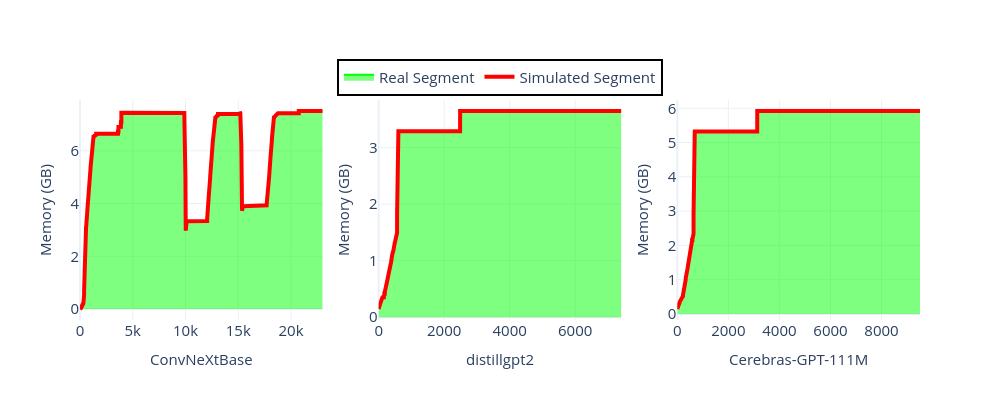

The notebook cell saved with this chart:
### Markdown cell above
# CUDACachingAllocator Simulator Assessment Result

### Code cell
fig = e_plot.plot_assessment_result_between_snapshot_and_simulation(
    title="Design-Comparison of Memory Allocation between Snapshot and Simulation",
    data_dir=simulator_assessment_dir,
    image_size=(1500, 500),
    font_size=35,
    legend_font_size=30,
    tickfont_size=25,
    view_mode=view_mode
)
fig.show()

### Figure 1 — Plotly figure (JSON) as saved in the notebook; plotly's stock layout.template omitted (floating-point values rounded to 4 significant figures; data arrays with more than 128 entries replaced by an {"elided": "..."} marker saying what was removed)
{"data": [{"fill": "tozeroy", "line": {"color": "Lime"}, "mode": "lines", "name": "Real Segment", "showlegend": true, "type": "scatter", "xaxis": "x", "y": {"elided": "23000 float values"}, "yaxis": "y"}, {"line": {"color": "Red", "width": 4}, "mode": "lines", "name": "Simulated Segment", "showlegend": true, "type": "scatter", "xaxis": "x", "y": {"elided": "23000 float values"}, "yaxis": "y"}, {"fill": "tozeroy", "line": {"color": "Lime"}, "mode": "lines", "name": "Real Segment", "showlegend": false, "type": "scatter", "xaxis": "x2", "y": {"elided": "7410 float values"}, "yaxis": "y2"}, {"line": {"color": "Red", "width": 4}, "mode": "lines", "name": "Simulated Segment", "showlegend": false, "type": "scatter", "xaxis": "x2", "y": {"elided": "7410 float values"}, "yaxis": "y2"}, {"fill": "tozeroy", "line": {"color": "Lime"}, "mode": "lines", "name": "Real Segment", "showlegend": false, "type": "scatter", "xaxis": "x3", "y": {"elided": "9509 float values"}, "yaxis": "y3"}, {"line": {"color": "Red", "width": 4}, "mode": "lines", "name": "Simulated Segment", "showlegend": false, "type": "scatter", "xaxis": "x3", "y": {"elided": "9509 float values"}, "yaxis": "y3"}], "layout": {"height": 400, "legend": {"bgcolor": "rgba(255,255,255,0.5)", "bordercolor": "Black", "borderwidth": 2, "font": {"size": 15}, "orientation": "h", "x": 0.5, "xanchor": "center", "y": 1.02, "yanchor": "bottom"}, "showlegend": true, "width": 1000, "xaxis": {"anchor": "y", "domain": [0.0, 0.2889], "tickfont": {"size": 15}, "title": {"font": {"size": 15}, "text": "ConvNeXtBase"}}, "xaxis2": {"anchor": "y2", "domain": [0.3556, 0.6444], "tickfont": {"size": 15}, "title": {"font": {"size": 15}, "text": "distillgpt2"}}, "xaxis3": {"anchor": "y3", "domain": [0.7111, 1.0], "tickfont": {"size": 15}, "title": {"font": {"size": 15}, "text": "Cerebras-GPT-111M"}}, "yaxis": {"anchor": "x", "domain": [0.0, 1.0], "tickfont": {"size": 15}, "title": {"font": {"size": 15}, "text": "Memory (GB)"}}, "yaxis2": {"anchor": "x2", "domain": [0.0, 1.0], "tickfont": {"size": 15}, "title": {"font": {"size": 15}, "text": "Memory (GB)"}}, "yaxis3": {"anchor": "x3", "domain": [0.0, 1.0], "tickfont": {"size": 15}, "title": {"font": {"size": 15}, "text": "Memory (GB)"}}}}
